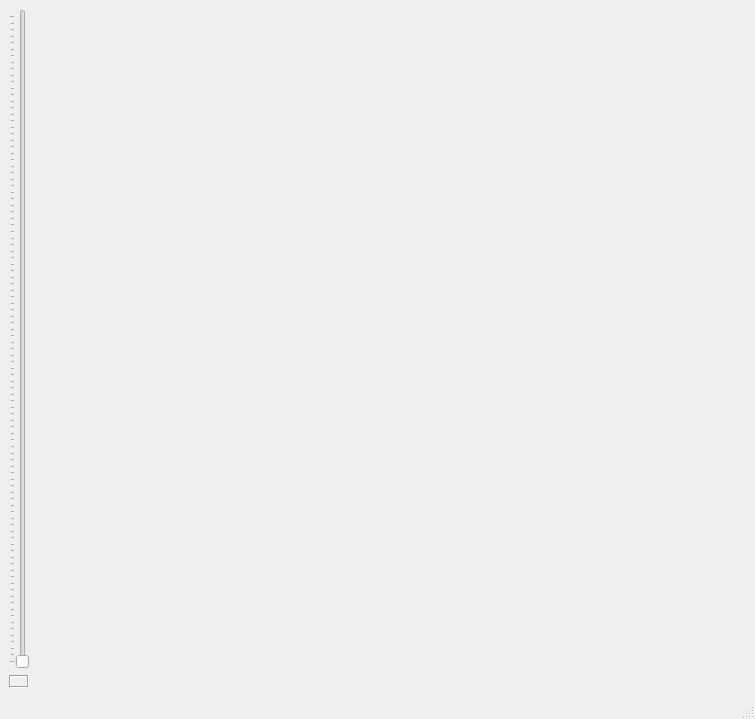
<?xml version="1.0" encoding="UTF-8"?>
<ui version="4.0">
 <class>MainWindow</class>
 <widget class="QMainWindow" name="MainWindow">
  <property name="geometry">
   <rect>
    <x>0</x>
    <y>0</y>
    <width>755</width>
    <height>719</height>
   </rect>
  </property>
  <property name="windowTitle">
   <string>Live Video Acquisition</string>
  </property>
  <property name="styleSheet">
   <string notr="true"/>
  </property>
  <widget class="QWidget" name="centralwidget">
   <layout class="QGridLayout" name="gridLayout">
    <item row="0" column="0">
     <widget class="QSlider" name="vsIntegrate">
      <property name="orientation">
       <enum>Qt::Vertical</enum>
      </property>
      <property name="tickPosition">
       <enum>QSlider::TicksAbove</enum>
      </property>
     </widget>
    </item>
    <item row="0" column="1">
     <widget class="QLabel" name="lVideo">
      <property name="text">
       <string/>
      </property>
      <property name="scaledContents">
       <bool>false</bool>
      </property>
     </widget>
    </item>
    <item row="1" column="0">
     <widget class="QLabel" name="lTs">
      <property name="font">
       <font>
        <pointsize>6</pointsize>
       </font>
      </property>
      <property name="frameShape">
       <enum>QFrame::Box</enum>
      </property>
      <property name="frameShadow">
       <enum>QFrame::Sunken</enum>
      </property>
      <property name="text">
       <string/>
      </property>
     </widget>
    </item>
   </layout>
  </widget>
  <widget class="QStatusBar" name="statusbar"/>
 </widget>
 <resources/>
 <connections/>
</ui>
